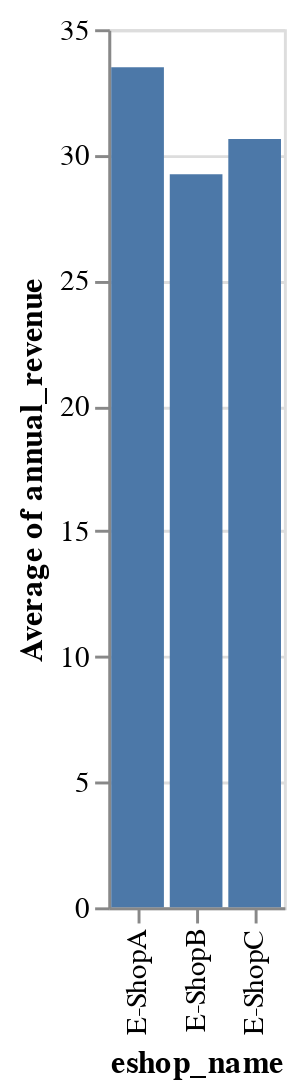

The notebook cell this image was saved under:
### Markdown cell above
## Task 1

Average Revenue by E-Shop

- Show the average revenue for all shops
- Use the name `average_revenue`

### Code cell
# Simple chart
chart = alt.Chart(df).mark_bar().encode(
    x=alt.X('eshop_name'),
    y=alt.Y('average(annual_revenue)')
)

chart

### Figure 1 — Vega-Lite specification as saved in the notebook (floating-point values rounded to 4 significant figures)
{"config": {"view": {"continuousWidth": 300, "continuousHeight": 300}}, "data": {"name": "data-3a26c000e4862bfeb4ac3c81f7273b97"}, "mark": {"type": "bar"}, "encoding": {"x": {"field": "eshop_name", "type": "nominal"}, "y": {"aggregate": "average", "field": "annual_revenue", "type": "quantitative"}}, "$schema": "https://vega.github.io/schema/vega-lite/v5.8.0.json", "datasets": {"data-3a26c000e4862bfeb4ac3c81f7273b97": [{"eshop_name": "E-ShopA", "date": "2020-01-31T00:00:00", "annual_revenue": 13.35, "time_on_site": 1.09, "average_rating": 4.17, "social_media_followers": 173.8, "average_response_time": 2.35}, {"eshop_name": "E-ShopA", "date": "2020-02-29T00:00:00", "annual_revenue": 10.74, "time_on_site": 0.56, "average_rating": 4.79, "social_media_followers": 52.69, "average_response_time": 2.58}, {"eshop_name": "E-ShopA", "date": "2020-03-31T00:00:00", "annual_revenue": 11.91, "time_on_site": 0.57, "average_rating": 2.92, "social_media_followers": 141.8, "average_response_time": 1.54}, {"eshop_name": "E-ShopA", "date": "2020-04-30T00:00:00", "annual_revenue": 16.38, "time_on_site": 2.44, "average_rating": 3.68, "social_media_followers": 190.6, "average_response_time": 1.92}, {"eshop_name": "E-ShopA", "date": "2020-05-31T00:00:00", "annual_revenue": 6.52, "time_on_site": 2.07, "average_rating": 2.67, "social_media_followers": 129.5, "average_response_time": 1.49}, {"eshop_name": "E-ShopA", "date": "2020-06-30T00:00:00", "annual_revenue": 15.8, "time_on_site": 3.79, "average_rating": 4.9, "social_media_followers": 209.1, "average_response_time": 2.51}, {"eshop_name": "E-ShopA", "date": "2020-07-31T00:00:00", "annual_revenue": 20.97, "time_on_site": 2.29, "average_rating": 4.54, "social_media_followers": 313.7, "average_response_time": 2.2}, {"eshop_name": "E-ShopA", "date": "2020-08-31T00:00:00", "annual_revenue": 9.4, "time_on_site": 1.67, "average_rating": 2.02, "social_media_followers": 139.7, "average_response_time": 0.93}, {"eshop_name": "E-ShopA", "date": "2020-09-30T00:00:00", "annual_revenue": 10.09, "time_on_site": 1.67, "average_rating": 1.99, "social_media_followers": 167.7, "average_response_time": 0.85}, {"eshop_name": "E-ShopA", "date": "2020-10-31T00:00:00", "annual_revenue": 25.98, "time_on_site": 5.17, "average_rating": 5.41, "social_media_followers": 487.3, "average_response_time": 2.48}, {"eshop_name": "E-ShopA", "date": "2020-11-30T00:00:00", "annual_revenue": 18.07, "time_on_site": 3.33, "average_rating": 2.81, "social_media_followers": 328.2, "average_response_time": 1.28}, {"eshop_name": "E-ShopA", "date": "2020-12-31T00:00:00", "annual_revenue": 36.81, "time_on_site": 5.99, "average_rating": 5.58, "social_media_followers": 548.2, "average_response_time": 2.75}, {"eshop_name": "E-ShopA", "date": "2021-01-31T00:00:00", "annual_revenue": 33.28, "time_on_site": 6.63, "average_rating": 5.18, "social_media_followers": 497.5, "average_response_time": 2.32}, {"eshop_name": "E-ShopA", "date": "2021-02-28T00:00:00", "annual_revenue": 14.35, "time_on_site": 2.24, "average_rating": 1.99, "social_media_followers": 225.2, "average_response_time": 0.88}, {"eshop_name": "E-ShopA", "date": "2021-03-31T00:00:00", "annual_revenue": 32.38, "time_on_site": 5.78, "average_rating": 4.55, "social_media_followers": 556.5, "average_response_time": 1.83}, {"eshop_name": "E-ShopA", "date": "2021-04-30T00:00:00", "annual_revenue": 34.06, "time_on_site": 7.61, "average_rating": 5.45, "social_media_followers": 767.8, "average_response_time": 2.01}, {"eshop_name": "E-ShopA", "date": "2021-05-31T00:00:00", "annual_revenue": 37.03, "time_on_site": 4.61, "average_rating": 5.05, "social_media_followers": 697.1, "average_response_time": 1.82}, {"eshop_name": "E-ShopA", "date": "2021-06-30T00:00:00", "annual_revenue": 22.18, "time_on_site": 4.22, "average_rating": 3.37, "social_media_followers": 463.6, "average_response_time": 1.2}, {"eshop_name": "E-ShopA", "date": "2021-07-31T00:00:00", "annual_revenue": 36.24, "time_on_site": 5.63, "average_rating": 4.45, "social_media_followers": 694.1, "average_response_time": 1.85}, {"eshop_name": "E-ShopA", "date": "2021-08-31T00:00:00", "annual_revenue": 20.09, "time_on_site": 3.34, "average_rating": 2.57, "social_media_followers": 336.8, "average_response_time": 0.88}, {"eshop_name": "E-ShopA", "date": "2021-09-30T00:00:00", "annual_revenue": 28.98, "time_on_site": 5.27, "average_rating": 3.62, "social_media_followers": 522.5, "average_response_time": 1.36}, {"eshop_name": "E-ShopA", "date": "2021-10-31T00:00:00", "annual_revenue": 41.89, "time_on_site": 10.34, "average_rating": 5.36, "social_media_followers": 778.1, "average_response_time": 1.72}, {"eshop_name": "E-ShopA", "date": "2021-11-30T00:00:00", "annual_revenue": 57.76, "time_on_site": 8.62, "average_rating": 5.89, "social_media_followers": 961.7, "average_response_time": 2.18}, {"eshop_name": "E-ShopA", "date": "2021-12-31T00:00:00", "annual_revenue": 18.83, "time_on_site": 4.14, "average_rating": 2.11, "social_media_followers": 327.2, "average_response_time": 0.73}, {"eshop_name": "E-ShopA", "date": "2022-01-31T00:00:00", "annual_revenue": 53.2, "time_on_site": 8.08, "average_rating": 5.97, "social_media_followers": 1102.0, "average_response_time": 1.91}, {"eshop_name": "E-ShopA", "date": "2022-02-28T00:00:00", "annual_revenue": 45.74, "time_on_site": 8.64, "average_rating": 5.02, "social_media_followers": 892.1, "average_response_time": 1.56}, {"eshop_name": "E-ShopA", "date": "2022-03-31T00:00:00", "annual_revenue": 48.44, "time_on_site": 9.21, "average_rating": 5.02, "social_media_followers": 815.0, "average_response_time": 1.4}, {"eshop_name": "E-ShopA", "date": "2022-04-30T00:00:00", "annual_revenue": 48.98, "time_on_site": 9.96, "average_rating": 4.88, "social_media_followers": 868.0, "average_response_time": 1.49}, {"eshop_name": "E-ShopA", "date": "2022-05-31T00:00:00", "annual_revenue": 45.62, "time_on_site": 9.4, "average_rating": 4.5, "social_media_followers": 881.6, "average_response_time": 1.22}, {"eshop_name": "E-ShopA", "date": "2022-06-30T00:00:00", "annual_revenue": 66.27, "time_on_site": 13.79, "average_rating": 6.65, "social_media_followers": 1324.0, "average_response_time": 1.56}, {"eshop_name": "E-ShopA", "date": "2022-07-31T00:00:00", "annual_revenue": 63.04, "time_on_site": 10.41, "average_rating": 5.37, "social_media_followers": 1207.0, "average_response_time": 1.26}, {"eshop_name": "E-ShopA", "date": "2022-08-31T00:00:00", "annual_revenue": 31.29, "time_on_site": 6.02, "average_rating": 3.16, "social_media_followers": 738.2, "average_response_time": 0.8}, {"eshop_name": "E-ShopA", "date": "2022-09-30T00:00:00", "annual_revenue": 66.11, "time_on_site": 14.81, "average_rating": 6.34, "social_media_followers": 1385.0, "average_response_time": 1.83}, {"eshop_name": "E-ShopA", "date": "2022-10-31T00:00:00", "annual_revenue": 27.25, "time_on_site": 5.59, "average_rating": 2.66, "social_media_followers": 541.1, "average_response_time": 0.65}, {"eshop_name": "E-ShopA", "date": "2022-11-30T00:00:00", "annual_revenue": 61.7, "time_on_site": 10.31, "average_rating": 5.32, "social_media_followers": 1056.0, "average_response_time": 1.24}, {"eshop_name": "E-ShopA", "date": "2022-12-31T00:00:00", "annual_revenue": 74.67, "time_on_site": 12.41, "average_rating": 6.25, "social_media_followers": 1417.0, "average_response_time": 1.44}, {"eshop_name": "E-ShopB", "date": "2020-01-31T00:00:00", "annual_revenue": 7.29, "time_on_site": 0.59, "average_rating": 2.28, "social_media_followers": 94.92, "average_response_time": 1.28}, {"eshop_name": "E-ShopB", "date": "2020-02-29T00:00:00", "annual_revenue": 10.38, "time_on_site": 0.54, "average_rating": 4.63, "social_media_followers": 50.92, "average_response_time": 2.5}, {"eshop_name": "E-ShopB", "date": "2020-03-31T00:00:00", "annual_revenue": 9.49, "time_on_site": 0.45, "average_rating": 2.33, "social_media_followers": 113.0, "average_response_time": 1.23}, {"eshop_name": "E-ShopB", "date": "2020-04-30T00:00:00", "annual_revenue": 10.21, "time_on_site": 1.52, "average_rating": 2.3, "social_media_followers": 118.8, "average_response_time": 1.19}, {"eshop_name": "E-ShopB", "date": "2020-05-31T00:00:00", "annual_revenue": 10.48, "time_on_site": 3.33, "average_rating": 4.29, "social_media_followers": 208.1, "average_response_time": 2.39}, {"eshop_name": "E-ShopB", "date": "2020-06-30T00:00:00", "annual_revenue": 12.52, "time_on_site": 3.0, "average_rating": 3.88, "social_media_followers": 165.6, "average_response_time": 1.99}, {"eshop_name": "E-ShopB", "date": "2020-07-31T00:00:00", "annual_revenue": 20.23, "time_on_site": 2.21, "average_rating": 4.38, "social_media_followers": 302.7, "average_response_time": 2.13}, {"eshop_name": "E-ShopB", "date": "2020-08-31T00:00:00", "annual_revenue": 20.03, "time_on_site": 3.56, "average_rating": 4.31, "social_media_followers": 297.9, "average_response_time": 1.99}, {"eshop_name": "E-ShopB", "date": "2020-09-30T00:00:00", "annual_revenue": 20.65, "time_on_site": 3.43, "average_rating": 4.08, "social_media_followers": 343.2, "average_response_time": 1.73}, {"eshop_name": "E-ShopB", "date": "2020-10-31T00:00:00", "annual_revenue": 23.25, "time_on_site": 4.63, "average_rating": 4.84, "social_media_followers": 435.9, "average_response_time": 2.22}, {"eshop_name": "E-ShopB", "date": "2020-11-30T00:00:00", "annual_revenue": 19.02, "time_on_site": 3.51, "average_rating": 2.96, "social_media_followers": 345.4, "average_response_time": 1.35}, {"eshop_name": "E-ShopB", "date": "2020-12-31T00:00:00", "annual_revenue": 25.65, "time_on_site": 4.17, "average_rating": 3.89, "social_media_followers": 382.1, "average_response_time": 1.92}, {"eshop_name": "E-ShopB", "date": "2021-01-31T00:00:00", "annual_revenue": 31.11, "time_on_site": 6.19, "average_rating": 4.85, "social_media_followers": 465.1, "average_response_time": 2.17}, {"eshop_name": "E-ShopB", "date": "2021-02-28T00:00:00", "annual_revenue": 29.82, "time_on_site": 4.66, "average_rating": 4.14, "social_media_followers": 468.1, "average_response_time": 1.82}, {"eshop_name": "E-ShopB", "date": "2021-03-31T00:00:00", "annual_revenue": 19.91, "time_on_site": 3.55, "average_rating": 2.8, "social_media_followers": 342.2, "average_response_time": 1.13}, {"eshop_name": "E-ShopB", "date": "2021-04-30T00:00:00", "annual_revenue": 34.53, "time_on_site": 7.72, "average_rating": 5.53, "social_media_followers": 778.4, "average_response_time": 2.04}, {"eshop_name": "E-ShopB", "date": "2021-05-31T00:00:00", "annual_revenue": 19.22, "time_on_site": 2.39, "average_rating": 2.62, "social_media_followers": 361.8, "average_response_time": 0.95}, {"eshop_name": "E-ShopB", "date": "2021-06-30T00:00:00", "annual_revenue": 18.94, "time_on_site": 3.6, "average_rating": 2.87, "social_media_followers": 395.9, "average_response_time": 1.03}, {"eshop_name": "E-ShopB", "date": "2021-07-31T00:00:00", "annual_revenue": 28.1, "time_on_site": 4.37, "average_rating": 3.45, "social_media_followers": 538.1, "average_response_time": 1.44}, {"eshop_name": "E-ShopB", "date": "2021-08-31T00:00:00", "annual_revenue": 27.93, "time_on_site": 4.65, "average_rating": 3.57, "social_media_followers": 468.3, "average_response_time": 1.22}, {"eshop_name": "E-ShopB", "date": "2021-09-30T00:00:00", "annual_revenue": 17.15, "time_on_site": 3.12, "average_rating": 2.14, "social_media_followers": 309.2, "average_response_time": 0.8}, {"eshop_name": "E-ShopB", "date": "2021-10-31T00:00:00", "annual_revenue": 38.4, "time_on_site": 9.48, "average_rating": 4.92, "social_media_followers": 713.2, "average_response_time": 1.57}, {"eshop_name": "E-ShopB", "date": "2021-11-30T00:00:00", "annual_revenue": 20.59, "time_on_site": 3.07, "average_rating": 2.1, "social_media_followers": 342.9, "average_response_time": 0.78}, {"eshop_name": "E-ShopB", "date": "2021-12-31T00:00:00", "annual_revenue": 23.07, "time_on_site": 5.08, "average_rating": 2.58, "social_media_followers": 401.1, "average_response_time": 0.89}, {"eshop_name": "E-ShopB", "date": "2022-01-31T00:00:00", "annual_revenue": 27.05, "time_on_site": 4.11, "average_rating": 3.03, "social_media_followers": 560.5, "average_response_time": 0.97}, {"eshop_name": "E-ShopB", "date": "2022-02-28T00:00:00", "annual_revenue": 34.88, "time_on_site": 6.59, "average_rating": 3.83, "social_media_followers": 680.3, "average_response_time": 1.19}, {"eshop_name": "E-ShopB", "date": "2022-03-31T00:00:00", "annual_revenue": 30.02, "time_on_site": 5.71, "average_rating": 3.11, "social_media_followers": 505.2, "average_response_time": 0.87}, {"eshop_name": "E-ShopB", "date": "2022-04-30T00:00:00", "annual_revenue": 49.08, "time_on_site": 9.98, "average_rating": 4.89, "social_media_followers": 870.0, "average_response_time": 1.49}, {"eshop_name": "E-ShopB", "date": "2022-05-31T00:00:00", "annual_revenue": 25.02, "time_on_site": 5.16, "average_rating": 2.47, "social_media_followers": 483.6, "average_response_time": 0.67}, {"eshop_name": "E-ShopB", "date": "2022-06-30T00:00:00", "annual_revenue": 58.14, "time_on_site": 12.1, "average_rating": 5.83, "social_media_followers": 1161.0, "average_response_time": 1.37}, {"eshop_name": "E-ShopB", "date": "2022-07-31T00:00:00", "annual_revenue": 47.16, "time_on_site": 7.78, "average_rating": 4.02, "social_media_followers": 903.2, "average_response_time": 0.94}, {"eshop_name": "E-ShopB", "date": "2022-08-31T00:00:00", "annual_revenue": 59.03, "time_on_site": 11.36, "average_rating": 5.95, "social_media_followers": 1392.0, "average_response_time": 1.51}, {"eshop_name": "E-ShopB", "date": "2022-09-30T00:00:00", "annual_revenue": 57.93, "time_on_site": 12.98, "average_rating": 5.56, "social_media_followers": 1214.0, "average_response_time": 1.6}, {"eshop_name": "E-ShopB", "date": "2022-10-31T00:00:00", "annual_revenue": 31.13, "time_on_site": 6.39, "average_rating": 3.04, "social_media_followers": 618.3, "average_response_time": 0.74}, {"eshop_name": "E-ShopB", "date": "2022-11-30T00:00:00", "annual_revenue": 70.84, "time_on_site": 11.83, "average_rating": 6.11, "social_media_followers": 1212.0, "average_response_time": 1.42}, {"eshop_name": "E-ShopB", "date": "2022-12-31T00:00:00", "annual_revenue": 63.77, "time_on_site": 10.59, "average_rating": 5.33, "social_media_followers": 1210.0, "average_response_time": 1.23}, {"eshop_name": "E-ShopC", "date": "2020-01-31T00:00:00", "annual_revenue": 7.8, "time_on_site": 0.64, "average_rating": 2.44, "social_media_followers": 101.5, "average_response_time": 1.37}, {"eshop_name": "E-ShopC", "date": "2020-02-29T00:00:00", "annual_revenue": 10.17, "time_on_site": 0.53, "average_rating": 4.54, "social_media_followers": 49.89, "average_response_time": 2.45}, {"eshop_name": "E-ShopC", "date": "2020-03-31T00:00:00", "annual_revenue": 21.13, "time_on_site": 1.0, "average_rating": 5.19, "social_media_followers": 251.6, "average_response_time": 2.73}, {"eshop_name": "E-ShopC", "date": "2020-04-30T00:00:00", "annual_revenue": 21.77, "time_on_site": 3.24, "average_rating": 4.9, "social_media_followers": 253.3, "average_response_time": 2.55}, {"eshop_name": "E-ShopC", "date": "2020-05-31T00:00:00", "annual_revenue": 8.46, "time_on_site": 2.69, "average_rating": 3.47, "social_media_followers": 168.0, "average_response_time": 1.93}, {"eshop_name": "E-ShopC", "date": "2020-06-30T00:00:00", "annual_revenue": 17.21, "time_on_site": 4.12, "average_rating": 5.33, "social_media_followers": 227.8, "average_response_time": 2.73}, {"eshop_name": "E-ShopC", "date": "2020-07-31T00:00:00", "annual_revenue": 24.99, "time_on_site": 2.73, "average_rating": 5.41, "social_media_followers": 373.9, "average_response_time": 2.63}, {"eshop_name": "E-ShopC", "date": "2020-08-31T00:00:00", "annual_revenue": 25.1, "time_on_site": 4.46, "average_rating": 5.4, "social_media_followers": 373.2, "average_response_time": 2.5}, {"eshop_name": "E-ShopC", "date": "2020-09-30T00:00:00", "annual_revenue": 20.67, "time_on_site": 3.43, "average_rating": 4.09, "social_media_followers": 343.6, "average_response_time": 1.74}, {"eshop_name": "E-ShopC", "date": "2020-10-31T00:00:00", "annual_revenue": 15.02, "time_on_site": 2.99, "average_rating": 3.13, "social_media_followers": 281.7, "average_response_time": 1.44}, {"eshop_name": "E-ShopC", "date": "2020-11-30T00:00:00", "annual_revenue": 12.32, "time_on_site": 2.27, "average_rating": 1.92, "social_media_followers": 223.8, "average_response_time": 0.87}, {"eshop_name": "E-ShopC", "date": "2020-12-31T00:00:00", "annual_revenue": 16.27, "time_on_site": 2.65, "average_rating": 2.47, "social_media_followers": 242.3, "average_response_time": 1.22}, {"eshop_name": "E-ShopC", "date": "2021-01-31T00:00:00", "annual_revenue": 24.35, "time_on_site": 4.85, "average_rating": 3.79, "social_media_followers": 364.0, "average_response_time": 1.7}, {"eshop_name": "E-ShopC", "date": "2021-02-28T00:00:00", "annual_revenue": 14.82, "time_on_site": 2.31, "average_rating": 2.06, "social_media_followers": 232.5, "average_response_time": 0.91}, {"eshop_name": "E-ShopC", "date": "2021-03-31T00:00:00", "annual_revenue": 18.86, "time_on_site": 3.37, "average_rating": 2.65, "social_media_followers": 324.2, "average_response_time": 1.07}, {"eshop_name": "E-ShopC", "date": "2021-04-30T00:00:00", "annual_revenue": 28.54, "time_on_site": 6.38, "average_rating": 4.57, "social_media_followers": 643.3, "average_response_time": 1.69}, {"eshop_name": "E-ShopC", "date": "2021-05-31T00:00:00", "annual_revenue": 27.21, "time_on_site": 3.39, "average_rating": 3.71, "social_media_followers": 512.2, "average_response_time": 1.34}, {"eshop_name": "E-ShopC", "date": "2021-06-30T00:00:00", "annual_revenue": 27.9, "time_on_site": 5.31, "average_rating": 4.24, "social_media_followers": 583.3, "average_response_time": 1.52}, {"eshop_name": "E-ShopC", "date": "2021-07-31T00:00:00", "annual_revenue": 23.72, "time_on_site": 3.69, "average_rating": 2.91, "social_media_followers": 454.3, "average_response_time": 1.21}, {"eshop_name": "E-ShopC", "date": "2021-08-31T00:00:00", "annual_revenue": 16.58, "time_on_site": 2.76, "average_rating": 2.12, "social_media_followers": 278.0, "average_response_time": 0.72}, {"eshop_name": "E-ShopC", "date": "2021-09-30T00:00:00", "annual_revenue": 47.0, "time_on_site": 8.54, "average_rating": 5.86, "social_media_followers": 847.2, "average_response_time": 2.2}, {"eshop_name": "E-ShopC", "date": "2021-10-31T00:00:00", "annual_revenue": 44.3, "time_on_site": 10.94, "average_rating": 5.67, "social_media_followers": 822.9, "average_response_time": 1.82}, {"eshop_name": "E-ShopC", "date": "2021-11-30T00:00:00", "annual_revenue": 49.79, "time_on_site": 7.43, "average_rating": 5.08, "social_media_followers": 829.0, "average_response_time": 1.88}, {"eshop_name": "E-ShopC", "date": "2021-12-31T00:00:00", "annual_revenue": 40.87, "time_on_site": 8.99, "average_rating": 4.58, "social_media_followers": 710.4, "average_response_time": 1.58}, {"eshop_name": "E-ShopC", "date": "2022-01-31T00:00:00", "annual_revenue": 53.32, "time_on_site": 8.1, "average_rating": 5.98, "social_media_followers": 1105.0, "average_response_time": 1.92}, {"eshop_name": "E-ShopC", "date": "2022-02-28T00:00:00", "annual_revenue": 29.99, "time_on_site": 5.67, "average_rating": 3.29, "social_media_followers": 584.8, "average_response_time": 1.02}, {"eshop_name": "E-ShopC", "date": "2022-03-31T00:00:00", "annual_revenue": 21.0, "time_on_site": 3.99, "average_rating": 2.18, "social_media_followers": 353.3, "average_response_time": 0.61}, {"eshop_name": "E-ShopC", "date": "2022-04-30T00:00:00", "annual_revenue": 56.89, "time_on_site": 11.57, "average_rating": 5.67, "social_media_followers": 1008.0, "average_response_time": 1.73}, {"eshop_name": "E-ShopC", "date": "2022-05-31T00:00:00", "annual_revenue": 44.04, "time_on_site": 9.08, "average_rating": 4.34, "social_media_followers": 851.2, "average_response_time": 1.18}, {"eshop_name": "E-ShopC", "date": "2022-06-30T00:00:00", "annual_revenue": 53.14, "time_on_site": 11.06, "average_rating": 5.33, "social_media_followers": 1061.0, "average_response_time": 1.25}, {"eshop_name": "E-ShopC", "date": "2022-07-31T00:00:00", "annual_revenue": 32.56, "time_on_site": 5.37, "average_rating": 2.78, "social_media_followers": 623.7, "average_response_time": 0.65}, {"eshop_name": "E-ShopC", "date": "2022-08-31T00:00:00", "annual_revenue": 64.83, "time_on_site": 12.48, "average_rating": 6.54, "social_media_followers": 1529.0, "average_response_time": 1.66}, {"eshop_name": "E-ShopC", "date": "2022-09-30T00:00:00", "annual_revenue": 31.7, "time_on_site": 7.1, "average_rating": 3.04, "social_media_followers": 664.3, "average_response_time": 0.88}, {"eshop_name": "E-ShopC", "date": "2022-10-31T00:00:00", "annual_revenue": 27.09, "time_on_site": 5.56, "average_rating": 2.65, "social_media_followers": 538.0, "average_response_time": 0.64}, {"eshop_name": "E-ShopC", "date": "2022-11-30T00:00:00", "annual_revenue": 56.59, "time_on_site": 9.45, "average_rating": 4.88, "social_media_followers": 968.4, "average_response_time": 1.13}, {"eshop_name": "E-ShopC", "date": "2022-12-31T00:00:00", "annual_revenue": 66.5, "time_on_site": 11.05, "average_rating": 5.56, "social_media_followers": 1262.0, "average_response_time": 1.28}]}}
